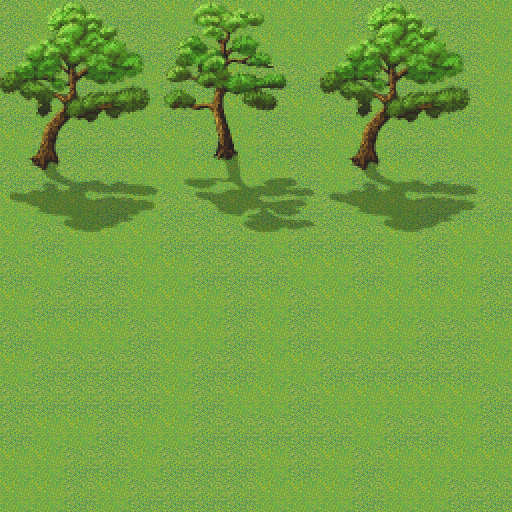

A level layout from a 2D game, rendered from its tile map. Below: a short description, then the map file with tile-grid data replaced by summaries:
An orthogonal 16x16 tile map with 32x32 px tiles, 2 tile layers (floor, wall) and 2 objects.

<map version="1.0" tiledversion="1.0.2" orientation="orthogonal" renderorder="right-down" width="16" height="16" tilewidth="32" tileheight="32" nextobjectid="5">
 <tileset firstgid="1" name="tiles" tilewidth="32" tileheight="32" tilecount="6144" columns="192">
  <image source="../assets/graphics/tiles.png" width="6144" height="1024" />
 </tileset>
 <layer name="floor" width="16" height="16">
  <data>[256 cells, 256 non-empty, 2 distinct tile ids]</data>
 </layer>
 <objectgroup name="对象层 1">
  <object id="3" gid="379" x="448" y="192" width="32" height="32" />
  <object id="4" gid="2097" x="32" y="160" width="32" height="32" />
 </objectgroup>
 <layer name="wall" width="16" height="16">
  <data>[256 cells, 120 non-empty, 80 distinct tile ids]</data>
 </layer>
</map>